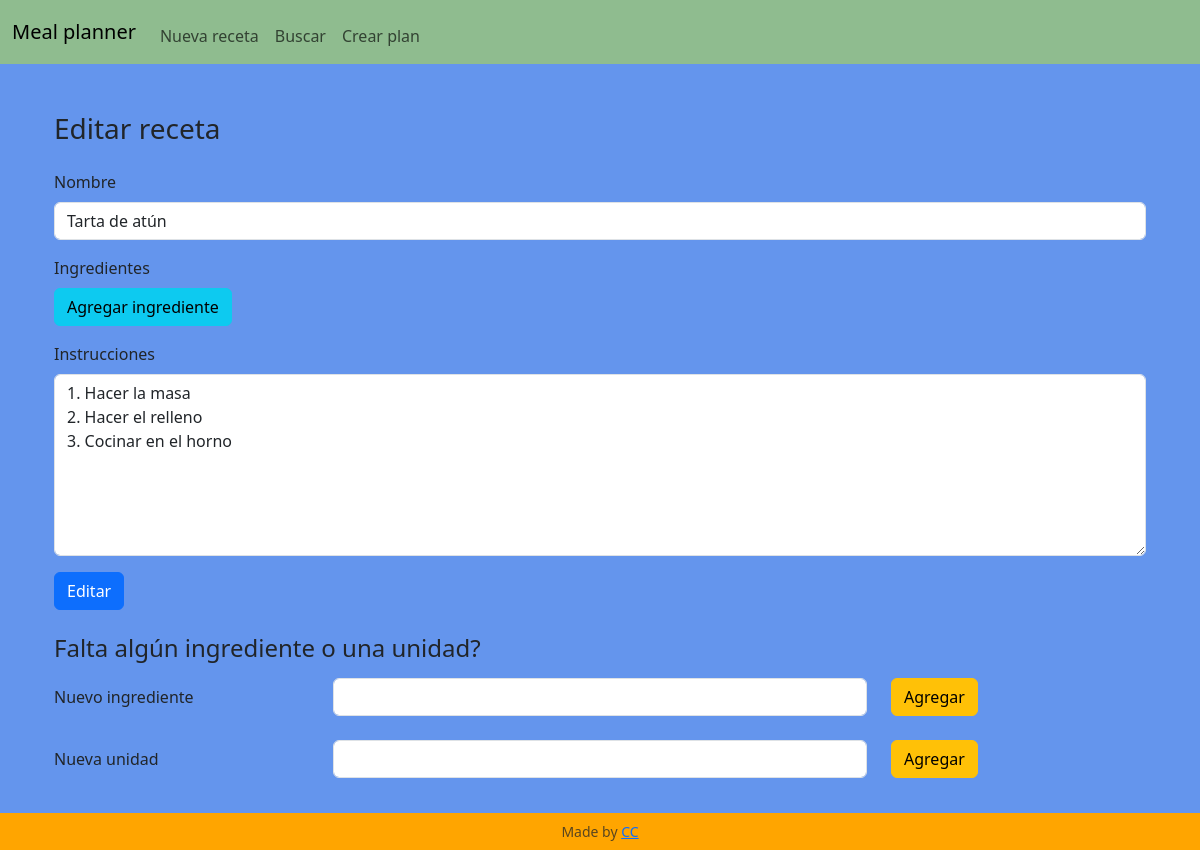
Page /edit_recipe?recipe_id=1 on the earlier database version.
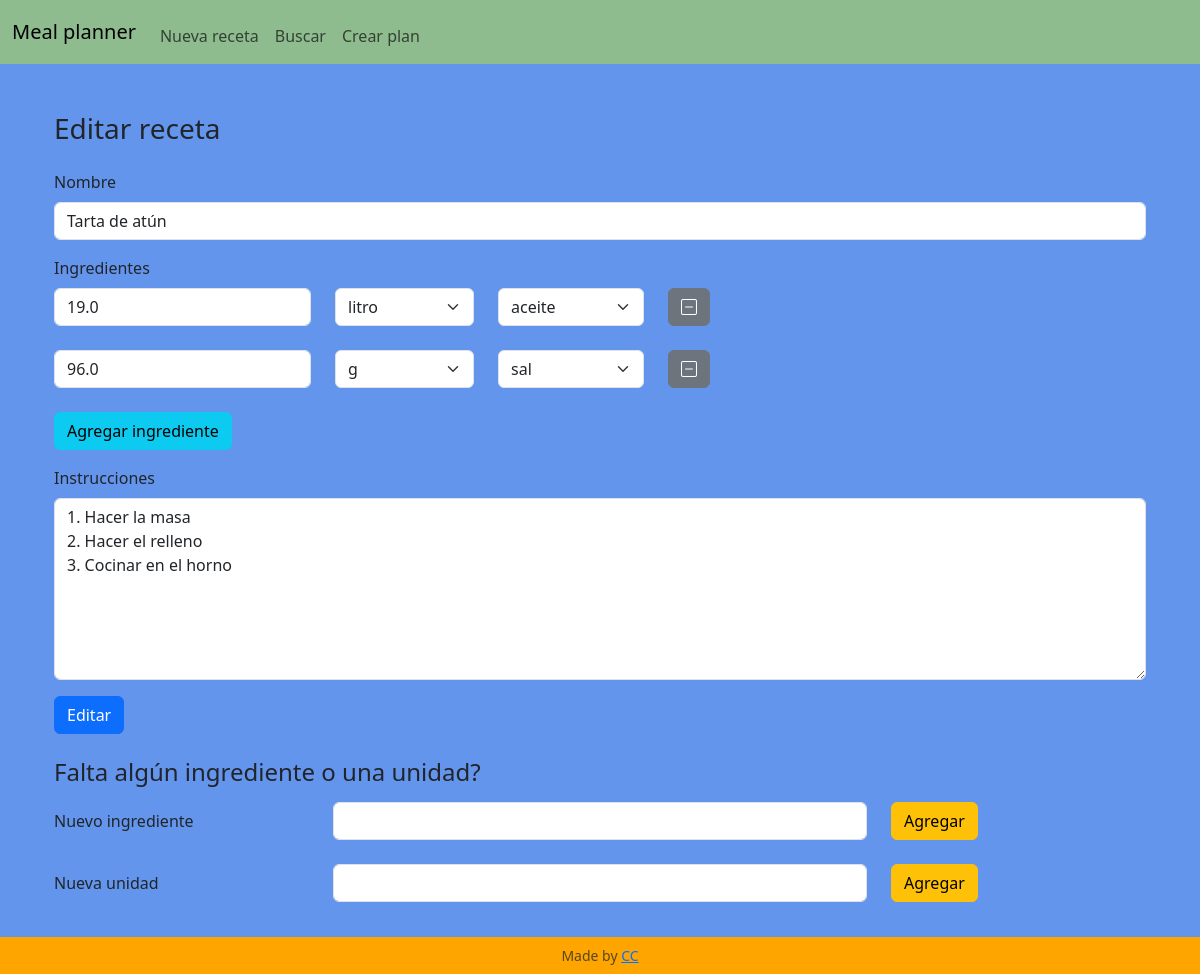
Same page on the later database version.
### tables this page shows
CREATE TABLE recipes (id INTEGER PRIMARY KEY AUTOINCREMENT NOT NULL, name TEXT NOT NULL, instructions TEXT NOT NULL);

CREATE TABLE ing_used (recipe_id INTEGER NOT NULL, ing_id INTEGER NOT NULL, quantity FLOAT NOT NULL, unit_id INTEGER NOT NULL, FOREIGN KEY (recipe_id) REFERENCES recipes(id), FOREIGN KEY (ing_id) REFERENCES ingredients(id), FOREIGN KEY (unit_id) REFERENCES units(id));

### app.py (the view)
@app.route("/edit_recipe", methods=["GET", "POST"])
def edit_recipe():
    if request.method == "POST":
        result = request.form
        recipe_id = request.form.get("recipe_id")
        recipe_name = request.form.get("recipe_name")
        if not recipe_name:
            return render_template('result.html', msg = "Please complete a recipe name")
        instructions = request.form.get("recipe_instructions")
        if not instructions:
            return render_template('result.html', msg = "Please complete instructions for the recipe")
        try:
            with sqlite3.connect('meal_planner.db') as con:
                cur = con.cursor()
                cur.execute("UPDATE recipes SET name = ?, instructions = ? WHERE id = ?", (recipe_name, instructions, recipe_id))
                cur.execute("DELETE FROM ing_used WHERE recipe_id = ?", (recipe_id,))
                query_values = {}
                for input_name, input_value in result.items():
                    if input_name != "recipe_name" and input_name != "recipe_instructions" and input_name != "recipe_id":
                        number = input_name.split("_")[1]
                        category = input_name.split("_")[0]
                        if number not in query_values:
                            query_values[number] = [recipe_id, None, None, None]
                        if category == "ingredient":
                            query_values[number][1] = input_value
                        if category == "quantity":
                            query_values[number][2] = input_value
                        if category == "unit":
                            query_values[number][3] = input_value
                for row in query_values.values():
                    cur.execute("INSERT INTO ing_used (recipe_id, ing_id, quantity, unit_id) VALUES (?,?,?,?)", tuple(row))
                con.commit()
                msg = "Record successfully edited in the database"
        except Exception as e:
            con.rollback()
            msg = "Error in the UPDATE: " + str(e)
        finally:
            con.close()
            return render_template('result.html', msg=msg)
    else:
        recipe_id = request.args.get("recipe_id")
        cur = db_connect()
        cur.execute("SELECT * FROM recipes WHERE id = ?", (recipe_id,))
        recipe = cur.fetchall()
        cur.execute("SELECT * FROM ingredients")
        all_ingredients = cur.fetchall()
        cur.execute("SELECT * FROM units")
        all_units = cur.fetchall()
        cur.execute("SELECT ing_used.quantity, ingredients.name AS ing_name, ingredients.id AS ing_id, units.name AS unit_name, units.id AS unit_id FROM ing_used JOIN ingredients ON ingredients.id = ing_used.ing_id JOIN units ON units.id = ing_used.unit_id WHERE ing_used.recipe_id = ?", (recipe_id,))
        ing_used = cur.fetchall()
        db_close(cur)
        return render_template("edit_recipe.html", recipe=recipe, ing_used=ing_used, all_ingredients=all_ingredients, all_units=all_units)

### app.py (called while the page is built)
def db_connect():
    con = sqlite3.connect("meal_planner.db")
    con.row_factory = sqlite3.Row
    cur = con.cursor()
    return cur

def db_close(con):
    con.close()

@app.after_request
def after_request(response):
    response.headers["Cache-Control"] = "no-cache, no-store, must-revalidate"
    response.headers["Expires"] = 0
    response.headers["Pragma"] = "no-cache"
    return response

### templates/edit_recipe.html (shortened to what this page needs)
{% extends "layout.html" %}
{% block main %}
<div class="container-fluid">
    <h3 class="pb-3">Editar receta</h3>
    <form action="/edit_recipe" method="post" class="mb-4">
        <div class="mb-3">
            <label for="recipe_name" class="form-label">Nombre</label>
            <input autofocus type="text" class="form-control" id="recipe_name" name="recipe_name"
                value="{{ recipe[0]['name'] }}">
        </div>
        <section id="ingredients">
            <p class="form-label">Ingredientes</p>
            {% for ing in ing_used %}
            <div class="row mb-3" id="ing_{{ loop.index }}">
                <div class="col-auto mb-2">
                    <input type="number" class="form-control" id="quantity_{{ loop.index }}" placeholder="Cantidad" name="quantity_{{ loop.index }}"
                        value="{{ ing["quantity"] }}">
                </div>
                <div class="col-auto mb-2">
                    <select class="form-select" id="unit_{{ loop.index }}" name="unit_{{ loop.index }}">
                        {% for unit in all_units %}
                            {% if unit['id'] == ing['unit_id'] %}
                                <option value="{{unit['id']}}" selected>{{unit["name"]}}</option>
                            {% else %}
                                <option value="{{unit['id']}}">{{unit["name"]}}</option>
                            {% endif %}
                        {% endfor %}
                    </select>
                </div>
                <div class="col-auto mb-2">
                    <select class="form-select" id="ingredient_{{ loop.index }}" name="ingredient_{{ loop.index }}">
                        {% for ingredient in all_ingredients %}
                            {% if ingredient['id'] == ing['ing_id'] %}
                                <option value="{{ingredient['id']}}" selected>{{ingredient["name"]}}</option>
                            {% else %}
                                <option value="{{ingredient['id']}}">{{ingredient["name"]}}</option>
                            {% endif %}
                        {% endfor %}
                    </select>
                </div>
                <div class="col-auto mb-2">
                    <button type="button" class="btn btn-secondary minus-button" id="remove_ing_input_{{ loop.index }}">
                        <i class="bi bi-dash-square" id="remove_icon_{{ loop.index }}"></i>
                    </button>
                </div>
            </div>
            {% endfor %}
        </section>
        <button type="button" class="btn btn-info mb-3" id="add_ing_input">Agregar ingrediente</button>
        <div class="mb-3">
            <label for="recipe_instructions" class="form-label">Instrucciones</label>
            <textarea rows="7" class="form-control" id="recipe_instructions"
                name="recipe_instructions">{{ recipe[0]['instructions']}}</textarea>
        </div>
        <button type="submit" class="btn btn-primary">Editar</button>
    </form>
    <h4 class="mb-3">Falta algún ingrediente o una unidad?</h4>
    <form action="/create_ingredient" method="post">
        <div class="row mb-3">
            <div class="col-sm-3 mb-2">
                <label for="new_ing" class="col-form-label">Nuevo ingrediente</label>
            </div>
            <div class="col-sm-6  mb-2">
                <input type="text" class="form-control" id="new_ing" name="new_ing">
            </div>
            <div class="col-auto mb-2">
                <button class="btn btn-warning">Agregar</button>
            </div>
        </div>
    </form>
    <form action="/create_unit" method="post">
        <div class="row mb-3 align-items-start">
            <div class="col-sm-3 mb-2">
                <label for="new_unit" class="col-form-label">Nueva unidad</label>
            </div>
            <div class="col-sm-6 mb-2">
                <input type="text" class="form-control" id="new_unit" name="new_unit">
            </div>
            <div class="col-auto mb-2">
                <button class="btn btn-warning">Agregar</button>
            </div>
        </div>
    </form>
</div>
{% endblock %}

### templates/layout.html (shortened to what this page needs)
<!DOCTYPE html>
<html lang="es">
    <head>
        <link href="https://cdn.jsdelivr.net/npm/bootstrap@5.3.3/dist/css/bootstrap.min.css" rel="stylesheet">
        <link rel="stylesheet" href="https://cdn.jsdelivr.net/npm/bootstrap-icons@1.11.3/font/bootstrap-icons.min.css">
        <link href="/static/styles.css" rel="stylesheet">
    </head>
    <body>
        <nav class="navbar navbar-expand-md">
            <div class="container-fluid">
                <a class="navbar-brand" href="/">Meal planner</a>
                <div class="collapse navbar-collapse" id="navbar">
                    <ul class="navbar-nav me-auto mt-2">
                        <li class="nav-item"><a class="nav-link" href="/create_recipe">Nueva receta</a></li>
                        <li class="nav-item"><a class="nav-link" href="/search">Buscar</a></li>
                        <li class="nav-item"><a class="nav-link" href="/create_plan">Crear plan</a></li>
                    </ul>
                </div>
            </div>
        </nav>
        <main class="container py-5">
            {% block main %}{% endblock %}
        </main>
        <footer class="fixed-bottom">
            <p class="my-2 small text-center text-muted">
                Made by <a href="https://github.com/CarolinaCampi">CC</a>
            </p>
        </footer>
    </body>
</html>

### static/styles.css (style rules this page uses)
body { background-color: cornflowerblue; }
nav { background-color: darkseagreen; }
footer { background-color: orange; }

Differences in the rows shown:
added ing_used: quantity "19.0"
added ing_used: quantity "96.0"
